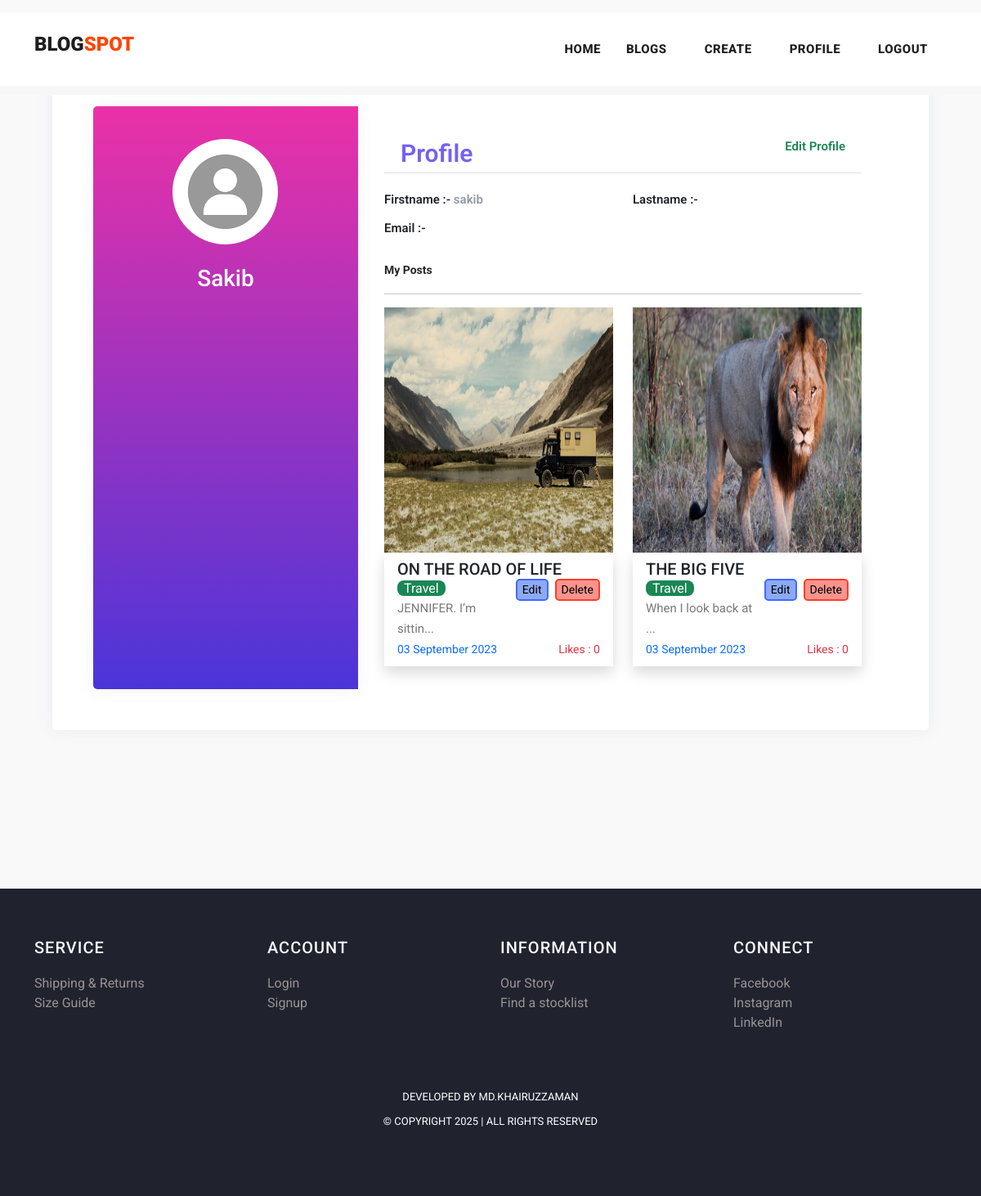
Page /profile/9 on the committed database.
### myapp/models.py (models this page shows, shortened)
class Post(models.Model):
    postname = models.CharField(max_length=600)
    category = models.CharField(max_length=600)
    image = models.ImageField(upload_to='images/posts',blank=True,null=True)
    content = models.CharField(max_length=100000)
    time = models.CharField(default=time,max_length=100, blank=True)
    likes = models.IntegerField(null=True,blank=True,default=0)
    user = models.ForeignKey(User,on_delete=models.CASCADE)

### myapp/views.py (the view)
# urls.py: path("profile/<int:id>",views.profile,name='profile'),
def profile(request,id):
    return render(request,'profile.html',{
        'user':User.objects.get(id=id),
        'posts':Post.objects.all(),
        'media_url':settings.MEDIA_URL,
    })

### templates/profile.html (shortened to what this page needs)
{% load static %}
<!DOCTYPE html>
<html lang="en">
<head>
    <link href="https://cdn.jsdelivr.net/npm/bootstrap@5.3.0-alpha3/dist/css/bootstrap.min.css" rel="stylesheet"
>
    <link href="{% static 'vendor/bootstrap/css/bootstrap.min.css' %}" rel="stylesheet">
    <link rel="stylesheet" href="https://maxcdn.bootstrapcdn.com/bootstrap/4.0.0/css/bootstrap.min.css">
    <link href="https://cdn.jsdelivr.net/npm/bootstrap@5.3.0-alpha3/dist/css/bootstrap.min.css" rel="stylesheet"
>
    <link rel="stylesheet" href="{% static 'assets/css/fontawesome.css' %}">
    <link rel="stylesheet" href="{% static 'assets/css/templatemo-stand-blog.css' %}">
    <link rel="stylesheet" href="{% static 'assets/css/owl.css' %}">
</head>
<body>
    <header class="">
        <nav class="navbar navbar-expand-lg bg-white">
            <div class="container">
                <a class="navbar-brand" href="index.html">
                    <h2>BLOG<span style="color: orangered;">SPOT</span></h2>
                </a>
                <div class="collapse navbar-collapse" id="navbarResponsive">
                    <ul class="navbar-nav ml-auto">
                        <li>
                            <a class="nav-link" href="{% url 'index' %}">Home
                            </a>
                        </li>
                        <li class="nav-item">
                            <a class="nav-link" href="{% url 'blog' %}">Blogs</a>
                        </li>
                        {% if user.is_authenticated %}
                        <li class="nav-item">
                            <a class="nav-link" href="{% url 'create' %}">Create</a>
                        </li>
                        <li class="nav-item">
                            <a class="nav-link" href="{% url 'profile' user.id %}">Profile</a>
                        </li>
                        <li class="nav-item">
                            <a class="nav-link" href="{% url 'logout' %}">Logout</a>
                        </li>
                        {% else %}
                        <li class="nav-item">
                            <a class="nav-link" href="{% url 'signin' %}">Login</a>
                        </li>
                        {% endif %}
                    </ul>
                </div>
            </div>
        </nav>
    </header>
    <div class="mt-3">
        <div class="page-content page-container p-lg-5 p-0" id="page-content">
            <div class="padding">
                <div class="row d-flex justify-content-center">
                    <div class="col-xl-12 col-md-12" id="card">
                        <div class="card user-card-full">
                            <div class="row m-l-0 m-r-0">
                                <div class="col-sm-4 bg-c-lite-green user-profile">
                                    <div class="card-block text-center text-white">
                                        <div class="m-b-25">
                                            <img src="{% static 'assets/images/user.png' %}" class="img-radius"
                                                alt="User-Profile-Image" style="border-radius: 50%;">
                                        </div>
                                        <h6 class="f-w-800 h3" style="text-transform: capitalize;">{{user.username}}
                                        </h6>
                                    </div>
                                </div>
                                <div class="col-sm-8">
                                    <div class="card-block">
                                        <h6 class="m-b-20 p-b-5 b-b-default f-w-600"
                                            style="font-size: 30px; padding: 20px;  color: #7461f3;">Profile <a
                                                href="{% url 'profileedit' user.id %}"
                                                class="float-right text-decoration-none text-success"
                                                style="font-size: 15px;">Edit Profile</a>
                                        </h6>
                                        <div class="row">
                                            <div class="col-sm-6">
                                                <p class="m-b-10 f-w-600 text-dark">Firstname :-
                                                    <span class="text-muted f-w-400">{{user.first_name}}</span>
                                                </p>
                                            </div>
                                            <div class="col-sm-6">
                                                <p class="m-b-10 f-w-600 text-dark">Lastname :-
                                                </p>
                                            </div>
                                            <div class="col-sm-6">
                                                <p class="m-b-10 f-w-600 text-dark">Email :-
                                                </p>
                                            </div>
                                        </div>
                                        <p class="small fw-bold pt-3 text-dark">My Posts</p>
                                        <hr>
                                        <div class="row row-cols-lg-2 row-cols-1">
                                            {% for post in posts%}
                                            {% if post.user_id == user.id %}
                                            <div class="col col-lg-6 col-12 mb-2">
                                                <img src="{{media_url}}{{post.image}}" alt="" height="300px"
                                                    width="100%">
                                                <div class="px-3 py-2 shadow">
                                                    <h5>{{post.postname}}</h5>
                                                    <a href="{% url 'deletepost' post.id %}"><button
                                                            class="ms-2 float-right small" type="submit"
                                                            style="border:2px solid rgb(252, 63, 42); border-radius: 5px; background-color: rgb(246, 148, 141);">Delete</button></a>
                                                    <a href="{% url 'editpost' post.id %}"><button
                                                            class="float-right small" type="submit"
                                                            style="border:2px solid rgb(64, 108, 251); border-radius: 5px; background-color: rgb(141, 169, 246);">Edit</button></a>
                                                    <span
                                                        class="text-white bg-success rounded-3 px-2 rounded-2">{{post.category}}</span>
                                                    <p>{{post.content|slice:"0:20"}}...</p>
                                                    <p class="small text-primary">{{post.time}}<span
                                                            class="text-danger float-right">Likes :
                                                            {{post.likes}}</span></p>
                                                </div>
                                            </div>
                                            {% endif %}
                                            {% endfor %}
                                        </div>
                                    </div>
                                </div>
                            </div>
                        </div>
                    </div>
                </div>
            </div>
        </div>
    </div>
    {% include 'footer.html' %}
</body>
</html>

### templates/footer.html (shortened to what this page needs)
<footer>
  <div class="container">
    <div class="row">
      <div class="col-lg-3 col-md-6 col-sm-12">
        <h4 class="text-light">SERVICE</h4>
        <ul>
          <li><a href="#">Shipping & Returns</a></li>
          <li><a href="#">Size Guide</a></li>
        </ul>
      </div>
      <div class="col-lg-3 col-md-6 col-sm-12">
        <h4 class="text-light">ACCOUNT</h4>
        <ul>
          <li><a href="{% url 'signin' %}">Login</a></li>
          <li><a href="{% url 'signup' %}">Signup</a></li>
        </ul>
      </div>
      <div class="col-lg-3 col-md-6 col-sm-12">
        <h4 class="text-light">INFORMATION</h4>
        <ul>
          <li><a href="{% url 'blog' %}">Our Story</a></li>
          <li><a href="#">Find a stocklist</a></li>
        </ul>
      </div>
      <div class="col-lg-3 col-md-6 col-sm-12">
        <h4 class="text-light">CONNECT</h4>
        <ul>
          <li><a href="https://www.facebook.com/khairuzzaman.same?mibextid=ZbWKwL/">Facebook</a></li>
          <li><a href="https://www.instagram.com/jaman10036?igsh=OGszNHV2ZXducGh3/">Instagram</a></li>
          <li><a href="https://www.linkedin.com/in/md-khairuzzamannwu/">LinkedIn</a></li>
        </ul>
      </div>
    </div>
  </div>
  <div class="container mt-5">
    <div class="row">
      <div class="col-lg-12">
        <div class="p-3">
          <p>Developed   by Md.Khairuzzaman</a> <br>
            &copy; Copyright 2025 | All Rights Reserved
        </div>
      </div>
    </div>
  </div>
</footer>

### static/assets/css/templatemo-stand-blog.css (style rules this page uses)
body { font-family: 'Roboto', sans-serif; overflow-x: hidden; text-rendering: optimizeLegibility; -webkit-font-smoothing: antialiased; -moz-osx-font-smoothing: grayscale; }
p { margin-bottom: 0px; font-size: 15px; font-weight: 400; color: #7a7a7a; line-height: 30px; }
a { text-decoration: none!important; }
ul { padding: 0; margin: 0; list-style: none; }
h1,h2,h3,h4,h5,h6 { margin: 0px; }
header { position: absolute; z-index: 99999; width: 100%; height: 100px; background-color: #f7f7f7; -webkit-transition: all 0.3s ease-in-out 0s; -moz-transition: all 0.3s ease-in-out 0s; -o-transition: all 0.3s ease-in-out 0s; transition: all 0.3s ease-in-out 0s; }
header .navbar { padding: 25px 0px; }
.navbar .navbar-brand { float: left; margin-top: -12px; outline: none; }
.navbar .navbar-brand h2 { color: #1e1e1e; text-transform: uppercase; font-size: 24px; font-weight: 900; -webkit-transition: all .3s ease 0s; -moz-transition: all .3s ease 0s; -o-transition: all .3s ease 0s; transition: all .3s ease 0s; }
#navbarResponsive { z-index: 999; }
.navbar-collapse { text-align: center; }
.navbar .navbar-nav .nav-item { margin: 0px 15px; }
.navbar .navbar-nav a.nav-link { text-transform: capitalize; font-size: 15px; font-weight: 800; text-transform: uppercase; letter-spacing: 0.5px; color: #1e1e1e; transition: all 0.3s; }
footer { margin-top: 100px; text-align: center; background-color: #20232e; padding: 60px 0px; }
footer p { font-size: 13px; text-transform: uppercase; color: #fff; }

### templates/profile.html (style rules this page uses)
body { background-color: #f9f9fa; width: 100vw; height: 100vh; }
.padding { padding: 1rem; }
.user-card-full { overflow: hidden; }
.card { border-radius: 5px; -webkit-box-shadow: 0 1px 20px 0 rgba(69, 90, 100, 0.08); box-shadow: 0 1px 20px 0 rgba(69, 90, 100, 0.08); border: none; margin-bottom: 30px; padding: 50px; }
.m-r-0 { margin-right: 0px; }
.m-l-0 { margin-left: 0px; }
.user-card-full .user-profile { border-radius: 5px 0 0 5px; }
.bg-c-lite-green { background: linear-gradient(to top, #4b35d9, #eb31a7); box-shadow: 0 1px 20px 0 rgba(69, 90, 100, 0.08); }
.user-profile { padding: 20px 0; }
.card-block { padding: 1.25rem; }
.m-b-25 { margin-bottom: 25px; }
.img-radius { border-radius: 5px; }
h6 { font-size: 14px; }
.card .card-block p { line-height: 25px; }
.b-b-default { border-bottom: 1px solid #e0e0e0; }
.m-b-20 { margin-bottom: 20px; }
.p-b-5 { padding-bottom: 5px !important; }
.m-b-10 { margin-bottom: 10px; }
.text-muted { color: #919aa3 !important; }
.f-w-600 { font-weight: 600; }

### templates/footer.html (style rules this page uses)
h4 { text-align: left; color: #dfdada; letter-spacing: 1px; margin-bottom: 20px; font-size: 20px; }
li { text-decoration: none; text-align: left; }
li a { color: rgb(153, 147, 147); }

### rows in the picture
Post: image (picture), postname "ON THE ROAD OF LIFE", category "Travel", content "JENNIFER. I’m sittin", time "03 September 2023", likes "0"
Post: image (picture), postname "THE BIG FIVE", category "Travel", content "When I look back at", time "03 September 2023", likes "0"

### other values in the picture
{{ user.username }} "Sakib"
{{ user.first_name }} "sakib"
